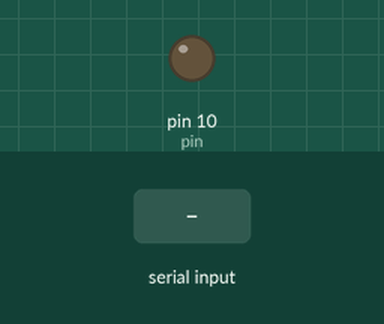
The sketch below on a simulated Arduino Uno, built with avr-gcc and run on an emulated ATmega328P. Parts: output pins drawn as LEDs (lit = HIGH). The test bench sets the inputs (shaded band).

Above: at 1.2 s.
1.3 s: "o" received over Serial
At 1.7 s:
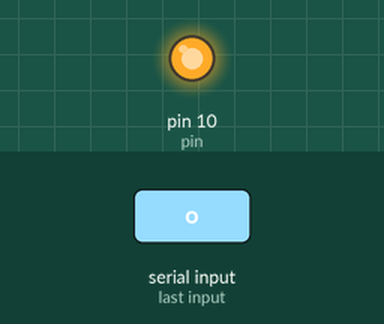
2.8 s: "x" received over Serial
At 4.0 s:
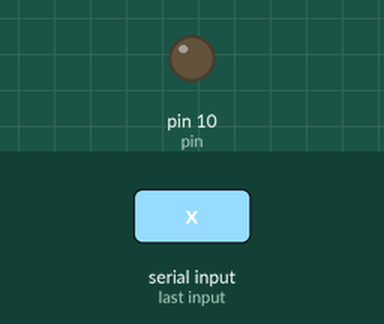
Timing chart, 0 to 5.8 s (numbered marks = the images above; inputs shaded):
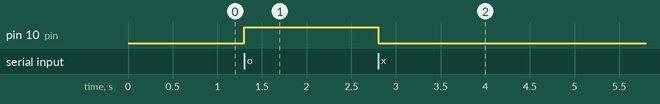

The sketch:

peltier-warming.ino
```cpp
const int pin = 10; //check ur pin
// this pin is connected to arduino digital pin and
//trigger pin of jz*mos switch drive

void setup(){
  Serial.begin(9600);
  pinMode(pin, OUTPUT);
}

void loop(){
  if (Serial.available()>0){
    analogWrite(pin, 0);
    int data = Serial.read();
    switch(data){
      case 'o':
      analogWrite(pin, 255);
      break;
      case 'x':
      analogWrite(pin, 0);
    }
  }
}
```

Measured:
- after the input at 1.3 s, pin 10 (pin): LOW → HIGH at once
- after the input at 2.8 s, pin 10 (pin): HIGH → LOW at once
